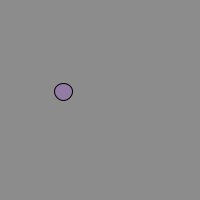
Frame 1 (no input)
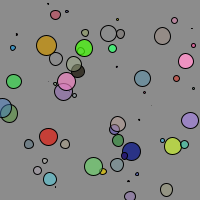
Frame 60 (the mouse pressed at the canvas centre just before this capture)
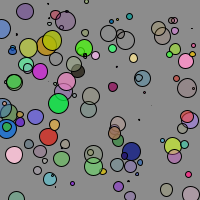
Frame 120 (the mouse held since frame 60 and released just before this capture)

The Processing sketch that drew these frames (run headless with seeded random() and noise(); from frame 60 on, the mouse is pressed at the canvas centre):

// Processing sketch: processing_54356
// ── processing_54356.pde

float r = 100;
float g = 150;
float b = 200;
float a = 200;   // declarando variables :D
float diam = 20;
float x = 100;
float y = 100;

void setup() {
  size(200,200);
  background(140);
  smooth ();
}

void draw () {
  // con las variables dibujaremos una elipse
  r = random(255);
  g = random(255);
  b = random(255);
  a = random(255);
  diam = random(20);
  x = random(width);
  y = random(height);
  stroke(0);
  fill(r,g,b,a);
  ellipse(x,y,diam,diam);
}
